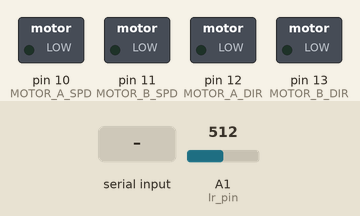
A sketch run on a simulated Arduino Uno, built with avr-gcc and run on an emulated ATmega328P. Shown: switched loads named in the sketch (green lamp = pin HIGH). Inputs (shaded band) come from the test bench; at power-on: A1 (Ir_pin) = 512. What the sketch prints to the serial monitor is not drawn.

Above: at 1.2 s.
1.3 s: "w" received over the second serial link
At 2.3 s:
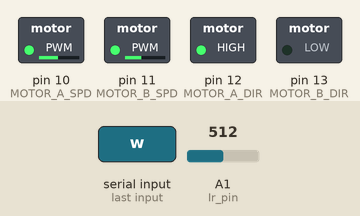
2.8 s: A1 (Ir_pin) set to 414
4.3 s: A1 (Ir_pin) set to 383
At 4.6 s:
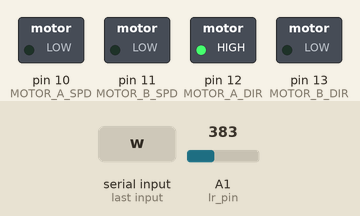
5.8 s: A1 (Ir_pin) set to 410
At 7.0 s:
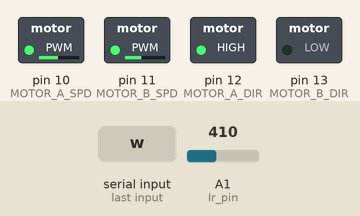
7.3 s: A1 (Ir_pin) set to 390
At 8.1 s:
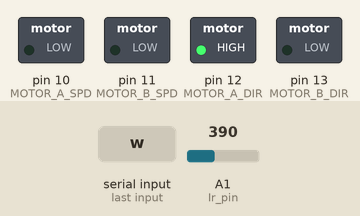
Timing chart, 0 to 9.8 s (numbered marks = the images above; inputs shaded):
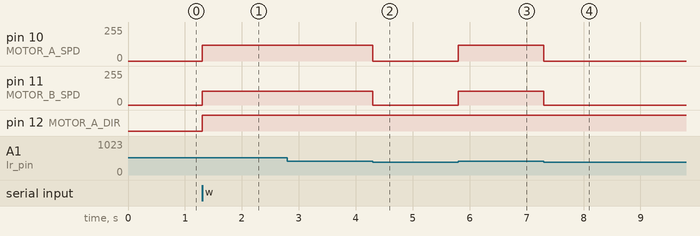

The sketch:

rccar.ino
```cpp
#include <SoftwareSerial.h>

#define Ir_pin A1      // Ir센서 핀
#define MOTOR_A_SPD 10 // 모터A의 속력을 결정하는 핀
#define MOTOR_B_SPD 11 // 모터B의 속력을 결정하는 핀
#define MOTOR_A_DIR 12 // 모터A의 방향을 결정하는 핀
#define MOTOR_B_DIR 13 // 모터B의 방향을 결정하는 핀
#define A_BAL 1        // 모터A 속력 균형 계수 기본값 1
#define B_BAL 0.865    // 모터B 속력 균형 계수 기본값 1
#define M_SPEED 120    // 모터 속력
#define BT_RXD 8       // 블루투스 읽기 핀
#define BT_TXD 7       // 블루투스 전송 핀

SoftwareSerial bluetooth(BT_RXD, BT_TXD); // 새로운 시리얼 입력(블루투스)

unsigned char m_a_spd = 0, m_b_spd = 0; // 모터의 속력을 결정하는 전역변수
boolean m_a_dir = 0, m_b_dir = 0;       // 모터의 방향을 결정하는 전역변수

unsigned int adc_Ir = 0; // ir 거리 센서 값
int signal;              // RF 시그널

void setup()
{
    Serial.begin(115200);  // 시리얼 통신 초기화
    bluetooth.begin(9600); // 블루투스 시리얼 통신 초기화

    pinMode(MOTOR_A_DIR, OUTPUT); // 모터A 방향 핀 출력으로 설정
    pinMode(MOTOR_B_DIR, OUTPUT); // 모터B 방향 핀 출력으로 설정
    pinMode(Ir_pin, INPUT);       // ir 센서 핀 입력 설정

    Serial.println("Hello!"); // 터미널 작동 확인용 문자열
}

void loop()
{
    char bt_cmd = 0;             // 명령어 저장용 문자형 변수
    adc_Ir = analogRead(Ir_pin); // ir 센서 입력값 저장
    if (bluetooth.available())   // 블루투스 값이 입력되었을 때
    {
        bt_cmd = bluetooth.read(); // 변수에 입력된 데이터 저장
        rc_ctrl_val(bt_cmd);       // 입력된 데이터에 따라 모터에 입력될 변수를 조정하는 함수
    }
    motor_drive(); // 모터 구동 함수
    if (Serial.available())
    {                           // 보드 간 통신 값을 받았을 때
        signal = Serial.read(); // 수신 값 저장
    }
}

void rc_ctrl_val(char cmd) // 입력된 데이터에 따라 모터에 입력될 변수를 조정하는 함수
{
    if (cmd == 'w') //'w'가 입력되었을 때, 전진
    {
        m_a_dir = 1;               // 모터A 정방향
        m_b_dir = 0;               // 모터B 정방향
        m_a_spd = M_SPEED * A_BAL; // 모터A의 M_SPEED의 PWM
        m_b_spd = M_SPEED * B_BAL; // 모터B의 M_SPEED의 PWM
    }
    else if (cmd == 'x') //'x'가 입력되었을 때, 정지
    {
        m_a_dir = 1; // 모터A 정방향
        m_b_dir = 0; // 모터B 정방향
        m_a_spd = 0; // 모터A의 정지
        m_b_spd = 0; // 모터B의 정지
    }
}

void motor_drive() // 모터를 구동하는 함수
{
    if (adc_Ir > 400) // 평상시 도로
    {
        digitalWrite(MOTOR_A_DIR, m_a_dir); // 모터A의 방향을 디지털 출력
        digitalWrite(MOTOR_B_DIR, m_b_dir); // 모터B의 방향을 디지털 출력
        analogWrite(MOTOR_A_SPD, m_a_spd);  // 모터A의 속력을 PWM 출력
        analogWrite(MOTOR_B_SPD, m_b_spd);  // 모터B의 속력을 PWM 출력
    }
    else if (adc_Ir < 400 && signal != 'g') // 정지선 감지&적(황)색 신호 시
    {
        analogWrite(MOTOR_A_SPD, 0); // 정지
        analogWrite(MOTOR_B_SPD, 0); // 정지
    }
    else if (signal == 'g')
    { // 녹색 신호 시

        digitalWrite(MOTOR_A_DIR, m_a_dir); // 모터A의 방향을 디지털 출력
        digitalWrite(MOTOR_B_DIR, m_b_dir); // 모터B의 방향을 디지털 출력
        analogWrite(MOTOR_A_SPD, m_a_spd);  // 모터A의 속력을 PWM 출력
        analogWrite(MOTOR_B_SPD, m_b_spd);  // 모터B의 속력을 PWM 출력
    }
}
```

Measured:
- the behaviour switches between 400 and 399 on A1 (Ir_pin) (found by bisection; images 1 and 2)
- after the input at 1.3 s, pin 10 (MOTOR_A_SPD): 0/255 → 120/255 at once; pin 11 (MOTOR_B_SPD): 0/255 → 103/255 at once; pin 12 (MOTOR_A_DIR): LOW → HIGH at once
- after the input at 2.8 s, every drawn part: stays the same
- after the input at 4.3 s, pin 10 (MOTOR_A_SPD): 120/255 → 0/255 at once; pin 11 (MOTOR_B_SPD): 103/255 → 0/255 at once
- after the input at 5.8 s, pin 10 (MOTOR_A_SPD): 0/255 → 120/255 at once; pin 11 (MOTOR_B_SPD): 0/255 → 103/255 at once
- after the input at 7.3 s, pin 10 (MOTOR_A_SPD): 120/255 → 0/255 at once; pin 11 (MOTOR_B_SPD): 103/255 → 0/255 at once
